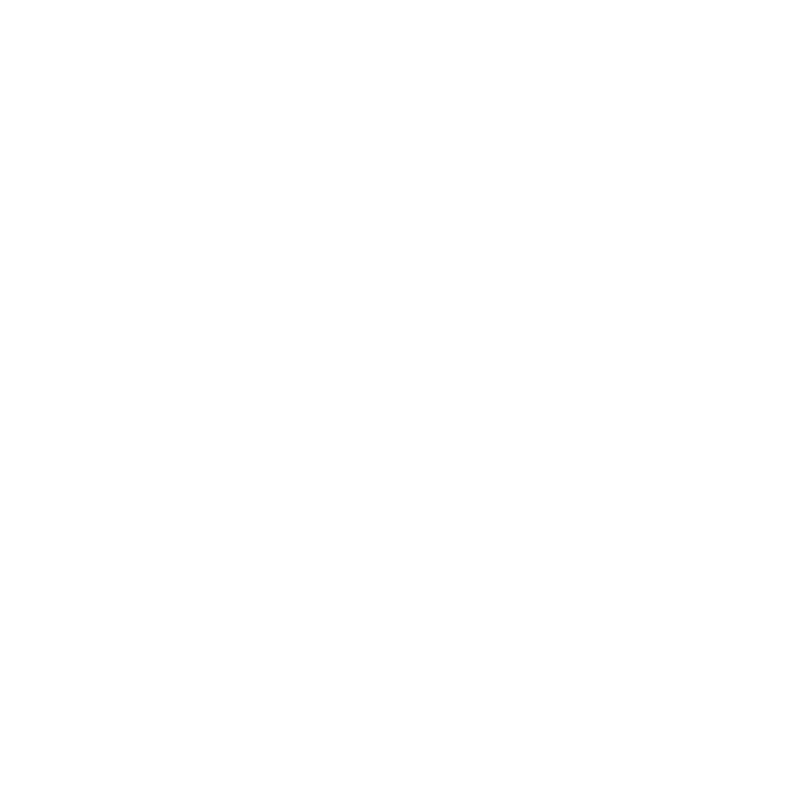
Frame 1 (no input)
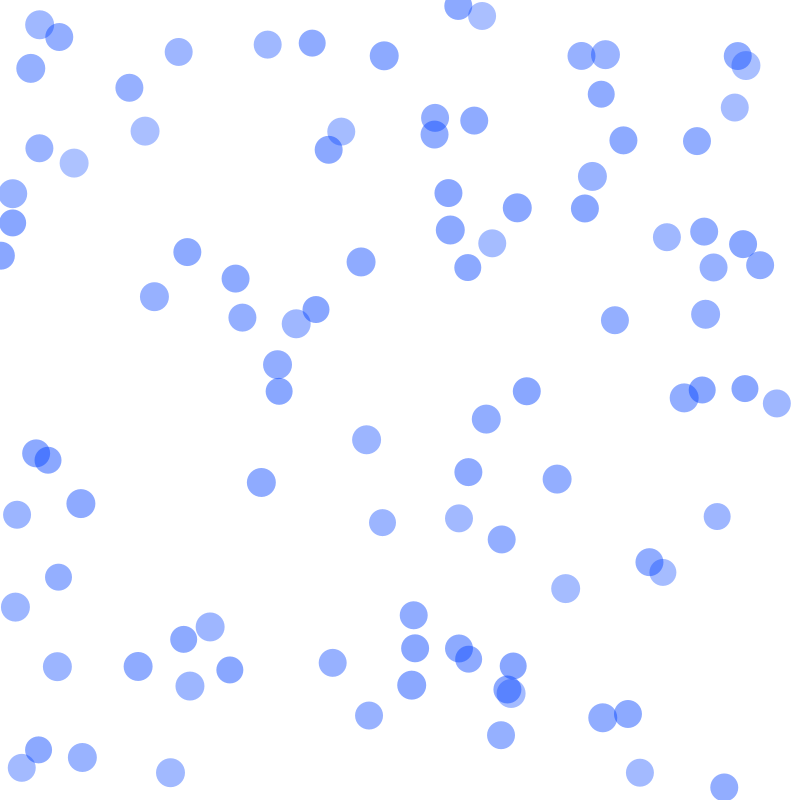
Frame 60 (the mouse pressed at the canvas centre just before this capture)
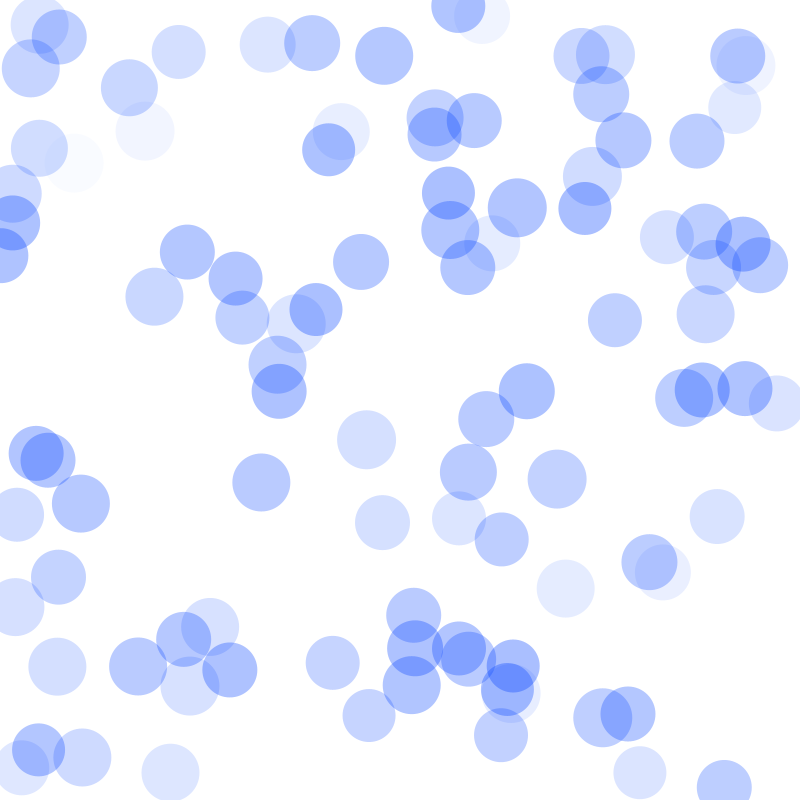
Frame 120 (the mouse held since frame 60 and released just before this capture)

The Processing sketch that drew these frames (run headless with seeded random() and noise(); from frame 60 on, the mouse is pressed at the canvas centre):

// Processing sketch: Blooming_circles
// ── Blooming_circles.pde
//Change those two variables to make changes to the animation. 
int timeThresh = 30; //How fast the animation changes. (in millisecond)
int nob = 100; //Number of balls. 

colorBall[] balls;

void setup()
{
  balls = new colorBall[nob]; 
 size(800, 800); 
 
 for(int i = 0; i<nob; i++)
{
  balls[i] = new colorBall(); 
}

}



void draw()
{
  background(255, 255, 255); 
  
  for(int i = 0; i<nob; i++)
  {
   balls[i].update();  
  }
}

// ── Circle_class.pde
class colorBall
{
  float x ; //Abscissa of the ball. 
  float y ; //Ordinate of the ball. 
 
  color ballColor; //Current color of the ball/circle. 
  long lastCalc; //The last time we changed currentRadius and Transparency. 
  float Transparency ; //The transparency level of the circle. 
  float currentRadius ; //The radius at which the circle is being displayed
  float radiusThreshold; //The maximum radius it will reach before disappearing. 
  
  
  colorBall()
  {
    this.x = random(0, width); 
    y = random(0, height); 
    ballColor = color(0, 157, 255); 
    lastCalc = millis(); 
    Transparency = 100; 
    currentRadius = 0; 
    radiusThreshold = random(100, 200); 
    
  }
  
 
  void update()
  {
   
   if(millis() - this.lastCalc > timeThresh)
   {
      
    if(this.currentRadius > this.radiusThreshold)
    {
    this.radiusThreshold = random(20, 150);  
    this.x = random(0, width); 
    this.y = random(0, height); 
    this.Transparency = 0; 
    this.currentRadius = 0; 
    }
    
     
     this.Transparency+=(255/this.radiusThreshold); 
   this.currentRadius+=1; 
   this.lastCalc = millis(); 
   }
  noStroke(); 
  fill(0, 64, 255, 255 - this.Transparency); 
  ellipse(this.x, this.y, this.currentRadius, this.currentRadius); 
  
   
  
  
  
  
 
  
}
  
  
}; 
